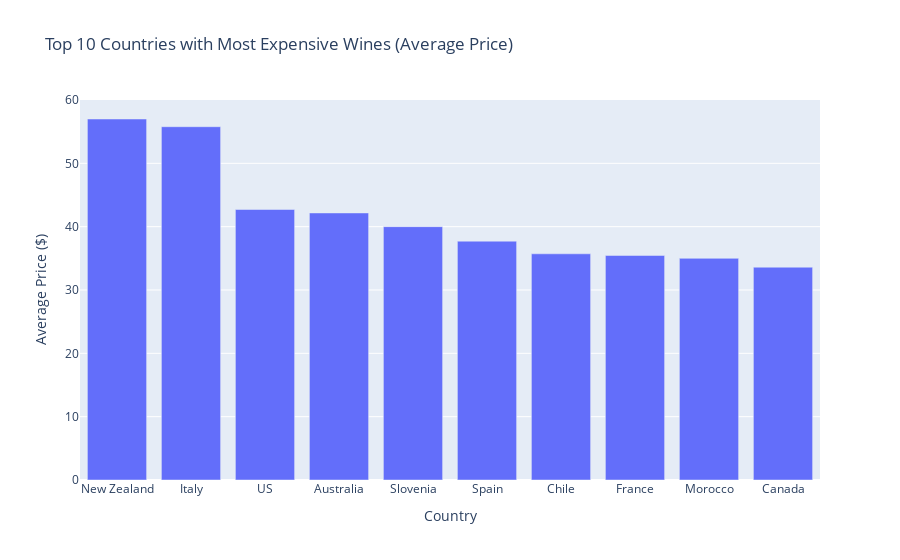

The notebook cell saved with this chart:
### Markdown cell above
The bar chart below shows which countries produce the most expensive wine

### Code cell
# Checking which countries produce the most expensive wine
avg_price_by_country = wine_df.groupby("country")["price"].mean().reset_index()

# Plot the bar chat
fig = px.bar(avg_price_by_country.sort_values(by="price", ascending=False).head(10),
             x="country", y="price",
             title="Top 10 Countries with Most Expensive Wines (Average Price)",
             labels={"price": "Average Price ($)", "country": "Country"})
fig.show()

### Figure 1 — Plotly figure (JSON) as saved in the notebook; plotly's stock layout.template omitted (floating-point values rounded to 4 significant figures)
{"data": [{"alignmentgroup": "True", "hovertemplate": "Country=%{x}<br>Average Price ($)=%{y}<extra></extra>", "legendgroup": "", "marker": {"color": "#636efa", "pattern": {"shape": ""}}, "name": "", "offsetgroup": "", "orientation": "v", "showlegend": false, "textposition": "auto", "type": "bar", "x": ["New Zealand", "Italy", "US", "Australia", "Slovenia", "Spain", "Chile", "France", "Morocco", "Canada"], "xaxis": "x", "y": [57, 55.78, 42.71, 42.17, 40, 37.71, 35.71, 35.45, 35, 33.6], "yaxis": "y"}], "layout": {"barmode": "relative", "legend": {"tracegroupgap": 0}, "title": {"text": "Top 10 Countries with Most Expensive Wines (Average Price)"}, "xaxis": {"anchor": "y", "domain": [0, 1], "title": {"text": "Country"}}, "yaxis": {"anchor": "x", "domain": [0, 1], "title": {"text": "Average Price ($)"}}}}
